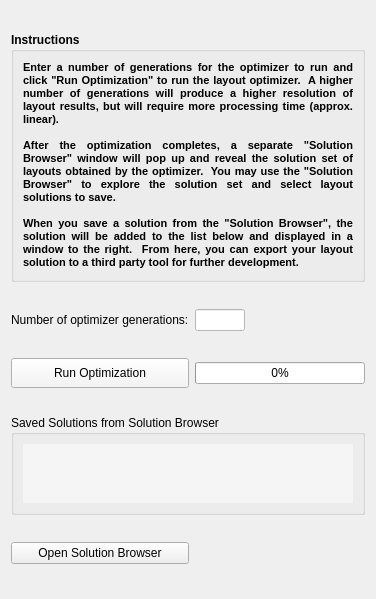
      <widget class="QWidget" name="page_4">
       <property name="geometry">
        <rect>
         <x>0</x>
         <y>0</y>
         <width>376</width>
         <height>599</height>
        </rect>
       </property>
       <attribute name="label">
        <string>Results</string>
       </attribute>
       <layout class="QGridLayout" name="gridLayout_4">
        <item row="0" column="0" colspan="2">
         <widget class="QGroupBox" name="groupBox_6">
          <property name="minimumSize">
           <size>
            <width>0</width>
            <height>0</height>
           </size>
          </property>
          <property name="maximumSize">
           <size>
            <width>16777215</width>
            <height>250</height>
           </size>
          </property>
          <property name="font">
           <font>
            <weight>75</weight>
            <bold>true</bold>
           </font>
          </property>
          <property name="title">
           <string>Instructions</string>
          </property>
          <layout class="QGridLayout" name="gridLayout_15">
           <item row="0" column="0">
            <widget class="QLabel" name="label_43">
             <property name="sizePolicy">
              <sizepolicy hsizetype="Preferred" vsizetype="Preferred">
               <horstretch>0</horstretch>
               <verstretch>0</verstretch>
              </sizepolicy>
             </property>
             <property name="text">
              <string>&lt;!DOCTYPE HTML PUBLIC &quot;-//W3C//DTD HTML 4.0//EN&quot; &quot;http://www.w3.org/TR/REC-html40/strict.dtd&quot;&gt;
&lt;html&gt;&lt;head&gt;&lt;meta name=&quot;qrichtext&quot; content=&quot;1&quot; /&gt;&lt;style type=&quot;text/css&quot;&gt;
p, li { white-space: pre-wrap; }
&lt;/style&gt;&lt;/head&gt;&lt;body style=&quot; font-family:'MS Shell Dlg 2'; font-size:8.25pt; font-weight:600; font-style:normal;&quot;&gt;
&lt;p align=&quot;justify&quot; style=&quot; margin-top:0px; margin-bottom:0px; margin-left:0px; margin-right:0px; -qt-block-indent:0; text-indent:0px;&quot;&gt;&lt;span style=&quot; font-size:8pt;&quot;&gt;Enter a number of generations for the optimizer to run and click &amp;quot;Run Optimization&amp;quot; to run the layout optimizer.  A higher number of generations will produce a higher resolution of layout results, but will require more processing time (approx. linear).&lt;/span&gt;&lt;/p&gt;
&lt;p align=&quot;justify&quot; style=&quot;-qt-paragraph-type:empty; margin-top:0px; margin-bottom:0px; margin-left:0px; margin-right:0px; -qt-block-indent:0; text-indent:0px; font-size:8pt;&quot;&gt;&lt;/p&gt;
&lt;p align=&quot;justify&quot; style=&quot; margin-top:0px; margin-bottom:0px; margin-left:0px; margin-right:0px; -qt-block-indent:0; text-indent:0px;&quot;&gt;&lt;span style=&quot; font-size:8pt;&quot;&gt;After the optimization completes, a separate &amp;quot;Solution Browser&amp;quot; window will pop up and reveal the solution set of layouts obtained by the optimizer.  You may use the &amp;quot;Solution Browser&amp;quot; to explore the solution set and select layout solutions to save.&lt;/span&gt;&lt;/p&gt;
&lt;p align=&quot;justify&quot; style=&quot;-qt-paragraph-type:empty; margin-top:0px; margin-bottom:0px; margin-left:0px; margin-right:0px; -qt-block-indent:0; text-indent:0px; font-size:8pt;&quot;&gt;&lt;/p&gt;
&lt;p align=&quot;justify&quot; style=&quot; margin-top:0px; margin-bottom:0px; margin-left:0px; margin-right:0px; -qt-block-indent:0; text-indent:0px;&quot;&gt;&lt;span style=&quot; font-size:8pt;&quot;&gt;When you save a solution from the &amp;quot;Solution Browser&amp;quot;, the solution will be added to the list below and displayed in a window to the right.  From here, you can export your layout solution to a third party tool for further development.&lt;/span&gt;&lt;/p&gt;&lt;/body&gt;&lt;/html&gt;</string>
             </property>
             <property name="wordWrap">
              <bool>true</bool>
             </property>
            </widget>
           </item>
          </layout>
         </widget>
        </item>
        <item row="1" column="0">
         <widget class="QLabel" name="label_26">
          <property name="text">
           <string>Number of optimizer generations:</string>
          </property>
          <property name="buddy">
           <cstring>txt_numGenerations</cstring>
          </property>
         </widget>
        </item>
        <item row="1" column="1">
         <widget class="QLineEdit" name="txt_numGenerations">
          <property name="maximumSize">
           <size>
            <width>50</width>
            <height>16777215</height>
           </size>
          </property>
          <property name="styleSheet">
           <string notr="true">background-color: rgb(255, 255, 255);</string>
          </property>
          <property name="inputMask">
           <string/>
          </property>
         </widget>
        </item>
        <item row="2" column="0">
         <widget class="QPushButton" name="btn_runSim">
          <property name="minimumSize">
           <size>
            <width>0</width>
            <height>30</height>
           </size>
          </property>
          <property name="palette">
           <palette>
            <active>
             <colorrole role="Button">
              <brush brushstyle="SolidPattern">
               <color alpha="255">
                <red>245</red>
                <green>245</green>
                <blue>245</blue>
               </color>
              </brush>
             </colorrole>
             <colorrole role="Base">
              <brush brushstyle="SolidPattern">
               <color alpha="255">
                <red>245</red>
                <green>245</green>
                <blue>245</blue>
               </color>
              </brush>
             </colorrole>
             <colorrole role="Window">
              <brush brushstyle="SolidPattern">
               <color alpha="255">
                <red>245</red>
                <green>245</green>
                <blue>245</blue>
               </color>
              </brush>
             </colorrole>
            </active>
            <inactive>
             <colorrole role="Button">
              <brush brushstyle="SolidPattern">
               <color alpha="255">
                <red>245</red>
                <green>245</green>
                <blue>245</blue>
               </color>
              </brush>
             </colorrole>
             <colorrole role="Base">
              <brush brushstyle="SolidPattern">
               <color alpha="255">
                <red>245</red>
                <green>245</green>
                <blue>245</blue>
               </color>
              </brush>
             </colorrole>
             <colorrole role="Window">
              <brush brushstyle="SolidPattern">
               <color alpha="255">
                <red>245</red>
                <green>245</green>
                <blue>245</blue>
               </color>
              </brush>
             </colorrole>
            </inactive>
            <disabled>
             <colorrole role="Button">
              <brush brushstyle="SolidPattern">
               <color alpha="255">
                <red>245</red>
                <green>245</green>
                <blue>245</blue>
               </color>
              </brush>
             </colorrole>
             <colorrole role="Base">
              <brush brushstyle="SolidPattern">
               <color alpha="255">
                <red>245</red>
                <green>245</green>
                <blue>245</blue>
               </color>
              </brush>
             </colorrole>
             <colorrole role="Window">
              <brush brushstyle="SolidPattern">
               <color alpha="255">
                <red>245</red>
                <green>245</green>
                <blue>245</blue>
               </color>
              </brush>
             </colorrole>
            </disabled>
           </palette>
          </property>
          <property name="text">
           <string>Run Optimization</string>
          </property>
         </widget>
        </item>
        <item row="2" column="1">
         <widget class="QProgressBar" name="prgbar_optimize">
          <property name="value">
           <number>0</number>
          </property>
         </widget>
        </item>
        <item row="3" column="0" colspan="2">
         <widget class="QGroupBox" name="groupBox_7">
          <property name="enabled">
           <bool>true</bool>
          </property>
          <property name="sizePolicy">
           <sizepolicy hsizetype="Preferred" vsizetype="Preferred">
            <horstretch>0</horstretch>
            <verstretch>0</verstretch>
           </sizepolicy>
          </property>
          <property name="maximumSize">
           <size>
            <width>16777215</width>
            <height>100</height>
           </size>
          </property>
          <property name="title">
           <string>Saved Solutions from Solution Browser</string>
          </property>
          <layout class="QGridLayout" name="gridLayout_16">
           <item row="1" column="0">
            <widget class="QListWidget" name="lst_solution">
             <property name="sizePolicy">
              <sizepolicy hsizetype="Preferred" vsizetype="Preferred">
               <horstretch>0</horstretch>
               <verstretch>0</verstretch>
              </sizepolicy>
             </property>
             <property name="maximumSize">
              <size>
               <width>16777215</width>
               <height>16777215</height>
              </size>
             </property>
             <property name="palette">
              <palette>
               <active>
                <colorrole role="Button">
                 <brush brushstyle="SolidPattern">
                  <color alpha="255">
                   <red>245</red>
                   <green>245</green>
                   <blue>245</blue>
                  </color>
                 </brush>
                </colorrole>
                <colorrole role="Base">
                 <brush brushstyle="SolidPattern">
                  <color alpha="255">
                   <red>245</red>
                   <green>245</green>
                   <blue>245</blue>
                  </color>
                 </brush>
                </colorrole>
                <colorrole role="Window">
                 <brush brushstyle="SolidPattern">
                  <color alpha="255">
                   <red>245</red>
                   <green>245</green>
                   <blue>245</blue>
                  </color>
                 </brush>
                </colorrole>
               </active>
               <inactive>
                <colorrole role="Button">
                 <brush brushstyle="SolidPattern">
                  <color alpha="255">
                   <red>245</red>
                   <green>245</green>
                   <blue>245</blue>
                  </color>
                 </brush>
                </colorrole>
                <colorrole role="Base">
                 <brush brushstyle="SolidPattern">
                  <color alpha="255">
                   <red>245</red>
                   <green>245</green>
                   <blue>245</blue>
                  </color>
                 </brush>
                </colorrole>
                <colorrole role="Window">
                 <brush brushstyle="SolidPattern">
                  <color alpha="255">
                   <red>245</red>
                   <green>245</green>
                   <blue>245</blue>
                  </color>
                 </brush>
                </colorrole>
               </inactive>
               <disabled>
                <colorrole role="Button">
                 <brush brushstyle="SolidPattern">
                  <color alpha="255">
                   <red>245</red>
                   <green>245</green>
                   <blue>245</blue>
                  </color>
                 </brush>
                </colorrole>
                <colorrole role="Base">
                 <brush brushstyle="SolidPattern">
                  <color alpha="255">
                   <red>245</red>
                   <green>245</green>
                   <blue>245</blue>
                  </color>
                 </brush>
                </colorrole>
                <colorrole role="Window">
                 <brush brushstyle="SolidPattern">
                  <color alpha="255">
                   <red>245</red>
                   <green>245</green>
                   <blue>245</blue>
                  </color>
                 </brush>
                </colorrole>
               </disabled>
              </palette>
             </property>
             <property name="frameShape">
              <enum>QFrame::NoFrame</enum>
             </property>
             <property name="frameShadow">
              <enum>QFrame::Plain</enum>
             </property>
            </widget>
           </item>
          </layout>
         </widget>
        </item>
        <item row="4" column="0">
         <widget class="QPushButton" name="btn_open_sol_browser">
          <property name="text">
           <string>Open Solution Browser</string>
          </property>
         </widget>
        </item>
       </layout>
      </widget>
